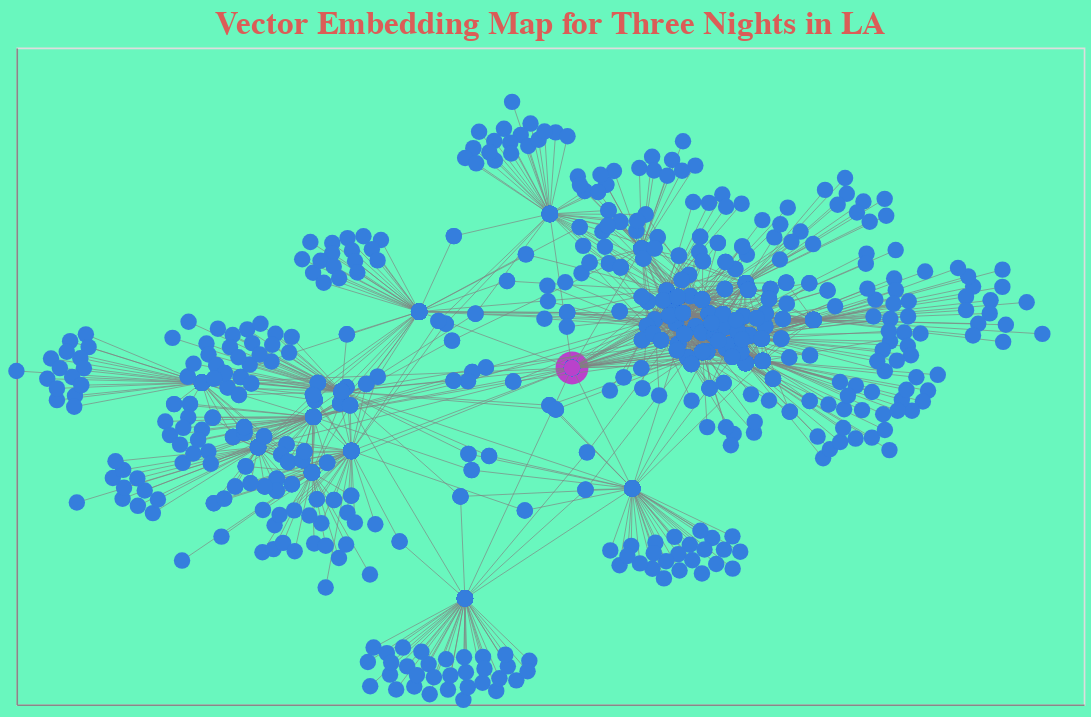

Here is the notebook cell this chart was saved with:
### Code cell
# Query a Sample Title 
TITLE = "Three Nights in LA"
make_vector_embed_chart(
    query=TITLE
)

### Figure 1 — Vega-Lite specification as saved in the notebook (floating-point values rounded to 4 significant figures; data arrays with more than 128 entries replaced by an {"elided": "..."} marker saying what was removed)
{"config": {"view": {"continuousWidth": 400, "continuousHeight": 300}, "axis": {"grid": false, "labels": false, "ticks": false, "title": null}, "title": {"color": "#DB5D57", "fontSize": 20}}, "layer": [{"mark": {"type": "point", "color": "#64C169", "fillOpacity": 1, "filled": true}, "encoding": {"color": {"field": "is_query", "legend": null, "scale": {"domain": [false, true], "range": ["#357edd", "#B942CB"]}, "type": "nominal"}, "size": {"field": "is_query", "legend": null, "scale": {"range": [100, 400]}, "type": "nominal"}, "tooltip": {"field": "name", "type": "nominal"}, "x": {"field": "x1", "type": "quantitative"}, "x2": {"field": "x2"}, "y": {"field": "y1", "type": "quantitative"}, "y2": {"field": "y2"}}}, {"mark": {"type": "rule", "stroke": "gray", "strokeWidth": 0.4}, "encoding": {"color": {"field": "is_query", "legend": null, "scale": {"domain": [false, true], "range": ["#357edd", "#B942CB"]}, "type": "nominal"}, "x": {"field": "x1", "type": "quantitative"}, "x2": {"field": "x2"}, "y": {"field": "y1", "type": "quantitative"}, "y2": {"field": "y2"}}}, {"mark": {"type": "point", "fillOpacity": 1, "filled": true, "size": 100}, "encoding": {"color": {"field": "is_query", "legend": null, "scale": {"domain": [false, true], "range": ["#357edd", "#B942CB"]}, "type": "nominal"}, "tooltip": {"field": "name", "type": "nominal"}, "x": {"field": "x2", "type": "quantitative"}, "x2": {"field": "x2"}, "y": {"field": "y2", "type": "quantitative"}, "y2": {"field": "y2"}}}], "background": "#69F7BE", "data": {"name": "data-c0078be02bef4fcbaf965a9ab5648515"}, "height": 400, "title": "Vector Embedding Map for Three Nights in LA", "width": 650, "$schema": "https://vega.github.io/schema/vega-lite/v4.17.0.json", "datasets": {"data-c0078be02bef4fcbaf965a9ab5648515": {"elided": "1181 records"}}}
